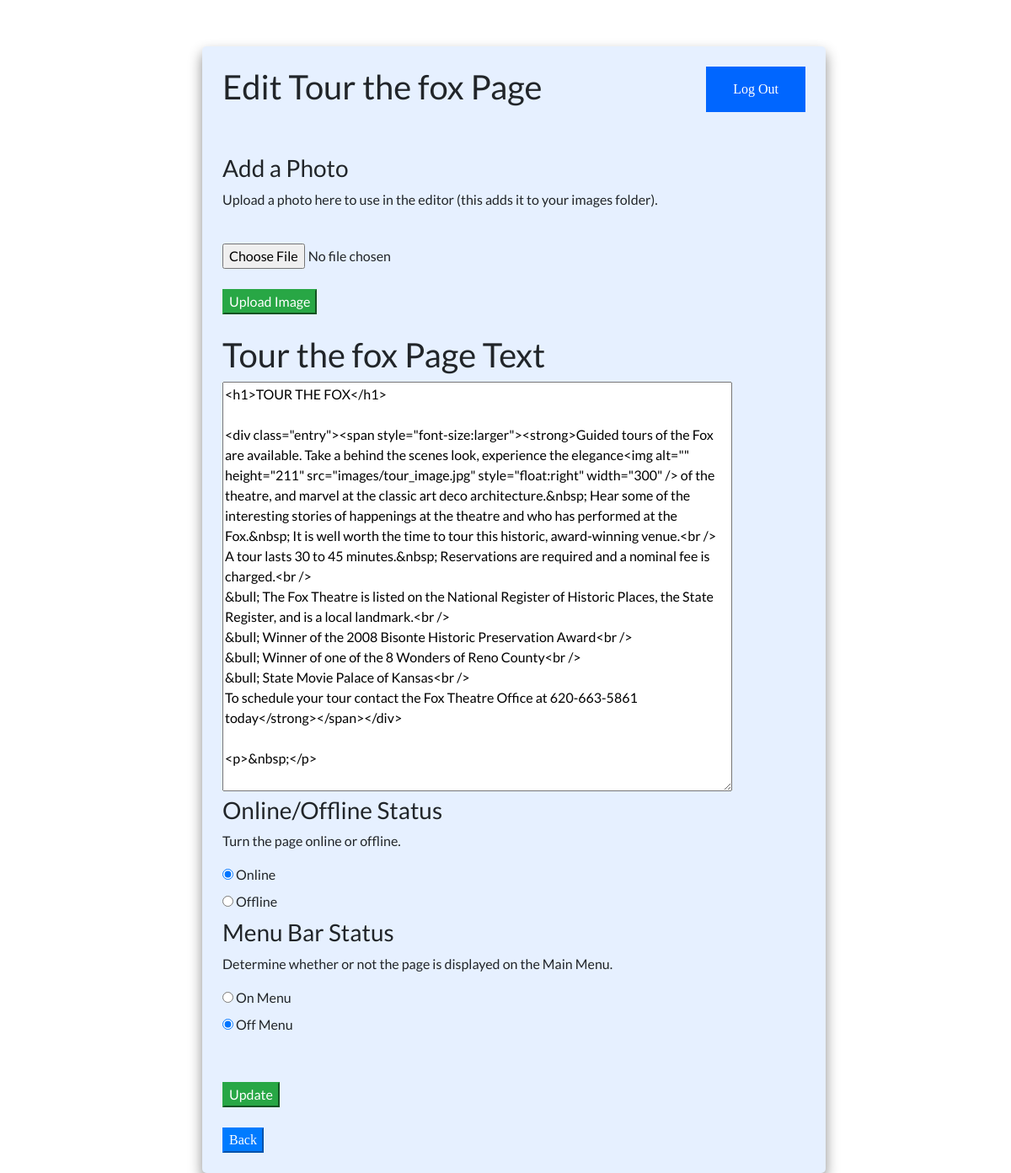
/admin/tour_the_fox_editor.php (signed in), run on the app's committed database.
### tables this page shows
CREATE TABLE `web_content_side` (
  `page_id` int(11) NOT NULL,
  `head_title` varchar(150) NOT NULL,
  `page_content` mediumtext NOT NULL,
  `page_name` varchar(50) DEFAULT NULL,
  `category` varchar(50) NOT NULL,
  `file_value` varchar(100) DEFAULT NULL,
  `file_name` varchar(100) DEFAULT NULL,
  `online_status` tinyint(1) NOT NULL,
  `isMain` tinyint(4) DEFAULT NULL
);

### admin/data/tour_the_fox_data.php (called while the page is built, shortened)
<?php
require_once('../database.php');
$file_value = basename(__FILE__, '.php');
$file_value = str_replace("_data", "", $file_value);
$query = 'SELECT * FROM web_content_side
                  WHERE file_value = :file_value';
$pageStatement = $db->prepare($query);
$pageStatement->bindValue(':file_value', $file_value);
$pageStatement->execute();
$pageInfo = $pageStatement->fetch();
$page_content = $pageInfo[2];
$Page_name = $pageInfo[3];
$status = $pageInfo[7];
$statusOff = "";
if ($status == 1) {
    $statusOn = "checked";
}
$menuStatus = $pageInfo[8];
$menuStatusOn = "";
if ($menuStatus == 0) {
    $menuStatusOff = "checked";
};

### admin/tour_the_fox_editor.php (the view, shortened to what this page needs)
<!DOCTYPE html>
<html lang="en">
<head>
    <link rel="stylesheet" type="text/css" href="../css/master_styles.css" />
    <link rel="stylesheet" href="https://stackpath.bootstrapcdn.com/bootstrap/4.5.0/css/bootstrap.min.css">
    <?php
    $file_value = basename(__FILE__, '.php');
    $file_update = str_replace("_editor", "", $file_value);
    $file_value = str_replace("_editor", "_data", $file_value);
    ?>
</head>
<body class="backdrop_parallax">
    <?php require('data/' . $file_value . '.php'); ?>
    <div class="page_old_full">
        <?php require('logout_button.php'); ?>
        <div class="text">
            <h1>Edit <?php echo ($Page_name) ?> Page</h1>
        </div>
        <br />
        <br />
        <form onsubmit="return confirm('Warning: Anything not updated will be lost!')" action="upload.php" method="post" enctype="multipart/form-data">
            <h3>Add a Photo</h3>
            <p>Upload a photo here to use in the editor (this adds it to your images folder).</p><br />
            <input type="file" name="fileToUpload" id="fileToUpload"><br />
            <br /><input type="submit" class="btn-success" value="Upload Image" name="submit"><br /><br />
        </form>
        <form method="POST" action=<?php echo ('updates/' . $file_update . '_update.php'); ?>>
            <div class="text">
                <h1><?php echo ($Page_name) ?> Page Text</h1>
            </div>
            <textarea name="editor" rows="20" cols="70"><?php echo htmlspecialchars($page_content); ?></textarea><br />
            <div>
                <h3>Online/Offline Status</h3>
                <p>Turn the page online or offline.</p>
                <input type='radio' id='online' name='online_offline' value='online' <?php echo $statusOn; ?>>
                <label for='online'>Online</label><br />
                <input type='radio' id='offline' name='online_offline' value='offline' <?php echo $statusOff; ?>>
                <label for='offline'>Offline</label>
            </div>
            <div>
                <h3>Menu Bar Status</h3>
                <p>Determine whether or not the page is displayed on the Main Menu.</p>
                <input type='radio' id='isMain' name='isMain' value='on' <?php echo $menuStatusOn; ?>>
                <label for='On Menu'>On Menu</label><br />
                <input type='radio' id='isMain' name='isMain' value='off' <?php echo $menuStatusOff; ?>>
                <label for='Off Menu'>Off Menu</label>
            </div>
            <input type="hidden" value="select" name="action"><br>
            <br /><button class="btn-success">Update</button>
        </form>
        <br /><a href="select_editor.php"><button class="btn-primary">Back</button></a>
    </div>
</body>
</html>

### css/master_styles.css (style rules this page uses)
a { color: white; font-family: "Actor"; }
body { height: 100%; overflow: auto; z-index: 1; }
a { text-decoration: none; font-family: "Actor"; }
.page_old_full { background-color: #e6f0ff; margin-top: 55px; margin-left: 20%; padding: 2%; box-shadow: 0px 8px 16px #8c8c8c; border-radius: 5px; float: none; width: 740px; height: auto; font-family: "Lato"; }
.backdrop_parallax { background-image: url("../images/fox_oldstyle.jpg"); min-height: 500px; background-position: center; background-attachment: fixed; background-repeat: no-repeat; background-size: cover; }
.text { font-family: "Lato"; font-size: medium; }

### data on the page
web_content_side: page_name "Tour the fox", editor "<h1>TOUR THE FOX</h1> <div class=\"entry\"><span style=\"font-size:larger\"><strong>Guided tours of the Fox are available. Take a behind the scenes look, experience the elegance<img alt=\"\" height=\"211\" src=\"images/tour_image.jpg\" style=\"float:right\" width=\"300\" /> of the theatre, and marvel at the classic art deco architecture.&nbsp; Hear some of the interesting stories of happenings at the theatre and who has performed at the Fox.&nbsp; It is well worth the time to tour this historic, award-winning venue.<br /> A tour lasts 30 to 45 minutes.&nbsp; Reservations are required and a nominal fee is charged.<br /> &bull; The Fox Theatre is listed on the National Register of Historic Places, the…"
